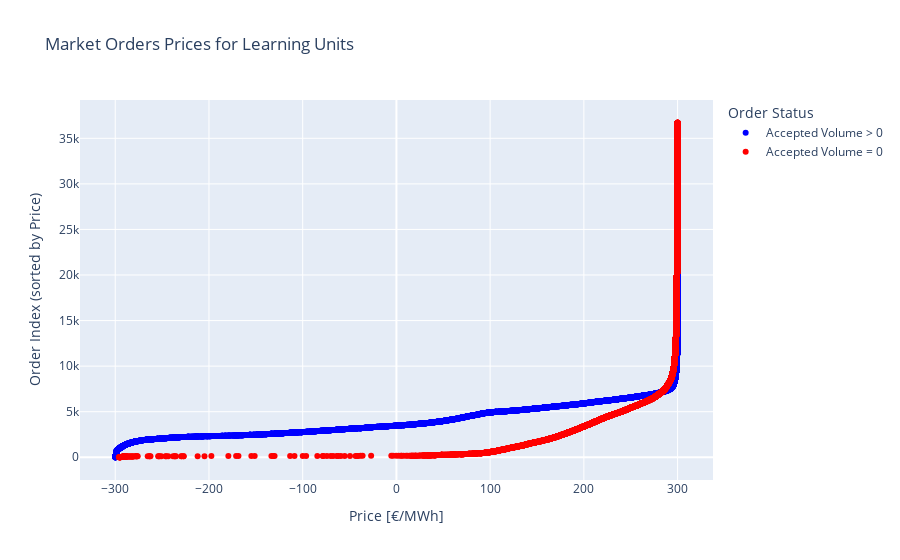

Notebook code cell kept with this figure:
### Code cell
# Hole alle unit_ids aus unit_mapping, die zu den gewünschten Typen gehören
wanted_types = {"solar", "wind_onshore", "wind_offshore"}
unit_ids = [uid for uid, typ in unit_mapping.items() if typ in wanted_types]

filtered_df = market_orders_df[market_orders_df["unit_id"].isin(unit_ids)]

# plot price column sorted if accepted volumn != 0
fig = go.Figure()
fig.add_trace(
    go.Scatter(
        x=filtered_df[filtered_df["accepted_volume"] > 0].sort_values("price")[
            "price"
        ],
        y=np.arange(
            1, len(filtered_df[filtered_df["accepted_volume"] > 0].sort_values("price")) + 1
        ),
        mode="markers",
        name="Accepted Volume > 0",
        line=dict(color="blue"),
    )
)
fig.add_trace(
    go.Scatter(
        x=filtered_df[filtered_df["accepted_volume"] == 0].sort_values("price")[
            "price"
        ],
        y=np.arange(
            1, len(filtered_df[filtered_df["accepted_volume"] == 0].sort_values("price")) + 1
        ),
        mode="markers",
        name="Accepted Volume = 0",
        line=dict(color="red"),
    )
)
fig.update_layout(
    title="Market Orders Prices for Learning Units",
    xaxis_title="Price [€/MWh]",
    yaxis_title="Order Index (sorted by Price)",
    legend_title="Order Status",
)
fig.show()

### Figure 1 — Plotly figure (JSON) as saved in the notebook; plotly's stock layout.template omitted (floating-point values rounded to 4 significant figures; data arrays with more than 128 entries replaced by an {"elided": "..."} marker saying what was removed)
{"data": [{"line": {"color": "blue"}, "mode": "markers", "name": "Accepted Volume > 0", "type": "scatter", "x": {"elided": "21714 float values"}, "y": {"elided": "21714 int values"}}, {"line": {"color": "red"}, "mode": "markers", "name": "Accepted Volume = 0", "type": "scatter", "x": {"elided": "36708 float values"}, "y": {"elided": "36708 int values"}}], "layout": {"legend": {"title": {"text": "Order Status"}}, "title": {"text": "Market Orders Prices for Learning Units"}, "xaxis": {"title": {"text": "Price [€/MWh]"}}, "yaxis": {"title": {"text": "Order Index (sorted by Price)"}}}}
